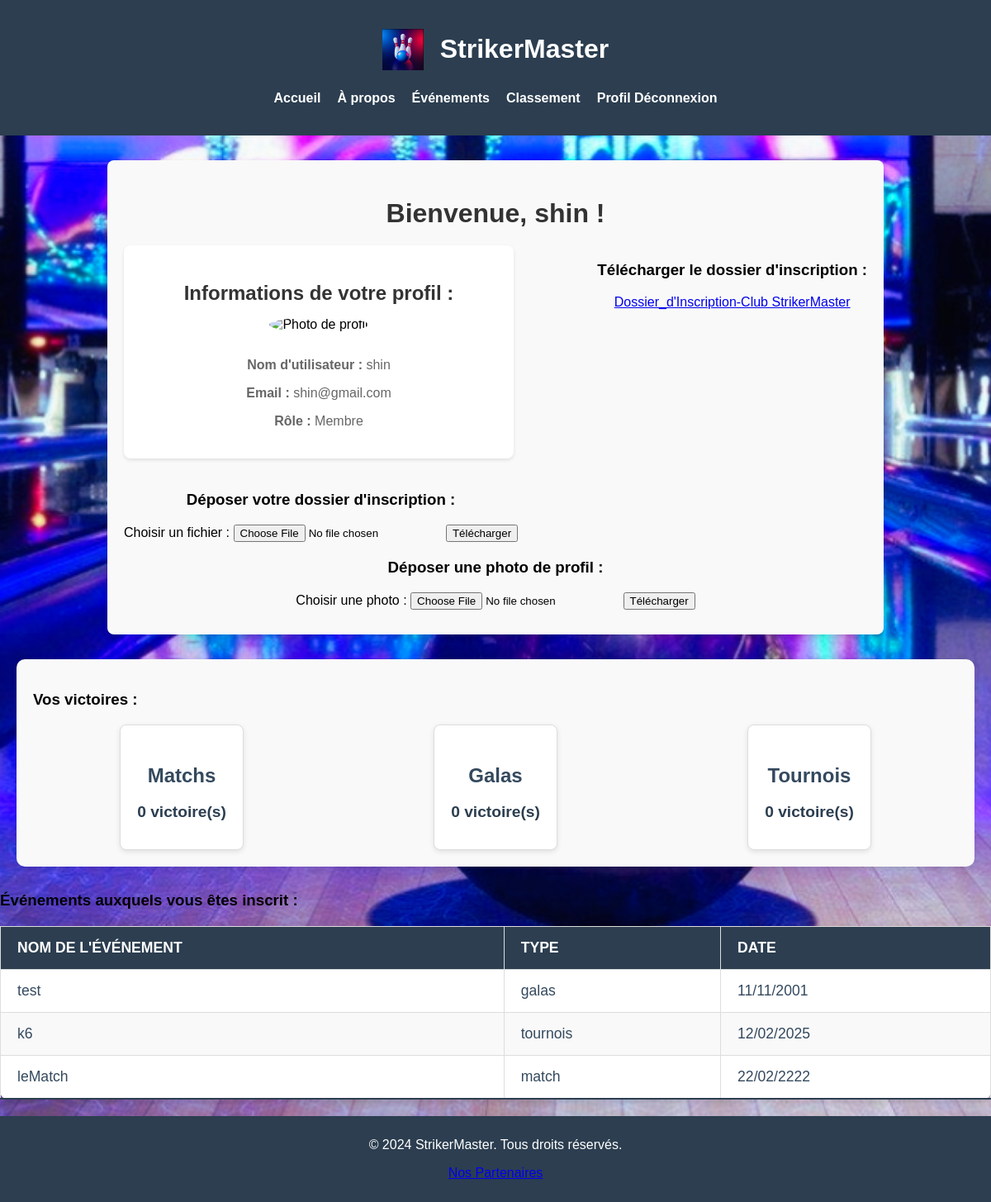
Screenshot of /profile.php (signed in) with the database file from the repository.
### tables this page shows
CREATE TABLE IF NOT EXISTS `users` (
  `id` int NOT NULL AUTO_INCREMENT,
  `username` varchar(50) NOT NULL,
  `password` varchar(255) NOT NULL,
  `email` varchar(100) NOT NULL,
  `role` enum('admin','member') NOT NULL DEFAULT 'member',
  `profile_photo` varchar(255) DEFAULT NULL,
  `victoire_gala` int DEFAULT '0',
  `victoire_tournois` int DEFAULT '0',
  `victoire_match` int DEFAULT '0',
  `dossier` varchar(255) DEFAULT NULL,
  PRIMARY KEY (`id`)
);

CREATE TABLE IF NOT EXISTS `calendrier` (
  `id` int NOT NULL AUTO_INCREMENT,
  `nom_event` varchar(255) NOT NULL,
  `type_event` enum('match','tournois','galas') NOT NULL,
  `date_event` date NOT NULL,
  PRIMARY KEY (`id`)
);

### profile.php (the view, shortened to what this page needs)
<?php
$host = '127.0.0.1';
$dbname = 'strikermaster';
$username = 'root';
$password = '';
try {
    $pdo = new PDO("mysql:host=$host;dbname=$dbname;charset=utf8mb4", $username, $password);
    $pdo->setAttribute(PDO::ATTR_ERRMODE, PDO::ERRMODE_EXCEPTION);
} catch (PDOException $e) {
    die("Erreur de connexion à la base de données : " . $e->getMessage());
}
$user_id = $_SESSION['user_id'];
try {
    $stmt = $pdo->prepare("
        SELECT c.nom_event, c.type_event, DATE_FORMAT(c.date_event, '%d/%m/%Y') AS date_event_formatted
        FROM inscriptions i
        JOIN calendrier c ON i.event_id = c.id
        WHERE i.user_id = :user_id
        ORDER BY c.date_event ASC
    ");
    $stmt->execute(['user_id' => $user_id]);
    $userEvents = $stmt->fetchAll(PDO::FETCH_ASSOC);
} catch (PDOException $e) {
    die("Erreur lors de la récupération des événements : " . $e->getMessage());
}
try {
    $stmtVictories = $pdo->prepare("
        SELECT victoire_match, victoire_gala, victoire_tournois
        FROM users
        WHERE id = :user_id
    ");
    $stmtVictories->execute(['user_id' => $user_id]);
    $victories = $stmtVictories->fetch(PDO::FETCH_ASSOC);
    $matchVictories = $victories['victoire_match'];
    $galaVictories = $victories['victoire_gala'];
    $tournoiVictories = $victories['victoire_tournois'];
} catch (PDOException $e) {
    die("Erreur lors de la récupération des victoires : " . $e->getMessage());
}
?>
<!DOCTYPE html>
<html lang="fr">
<head>
    <link rel="stylesheet" href="styles.css">
</head>
<body>
    <header>
        <div class="logo">
            <img src="logo.png" alt="Logo StrikerMaster">
            <h1>StrikerMaster</h1>
        </div>
        <nav>
            <ul>
                <li><a href="index.php">Accueil</a></li>
                <li><a href="about.php">À propos</a></li>
                <li><a href="events.php">Événements</a></li>
                <li><a href="classement.php">Classement</a></li>
                <li>
                    <?php if (isset($_SESSION['username'])): ?>
                        <a href="profile.php">Profil</a>
                        <a href="deconnexion.php">Déconnexion</a>
                    <?php else: ?>
                        <a href="connexion.php">Connexion</a>
                    <?php endif; ?>
                </li>
            </ul>
        </nav>
    </header>
    <main>
        <section class="profile-container">
            <h2>Bienvenue, <?= htmlspecialchars($_SESSION['username']); ?> !</h2>
            <div class="profile-details">
                <div class="profile-info">
                    <h3>Informations de votre profil :</h3>
                    <img
                        src="<?= isset($_SESSION['profile_photo']) ? htmlspecialchars($_SESSION['profile_photo']) : 'default_profile.png'; ?>"
                        alt="Photo de profil"
                        class="profile-photo"
                    >
                    <p><strong>Nom d'utilisateur :</strong> <?= htmlspecialchars($_SESSION['username']); ?></p>
                    <p><strong>Email :</strong> <?= htmlspecialchars($_SESSION['email']); ?></p>
                    <p><strong>Rôle :</strong> <?= htmlspecialchars($_SESSION['role'] === 'admin' ? 'Administrateur' : 'Membre'); ?></p>
                </div>
                <section class="download-section">
                    <h3>Télécharger le dossier d'inscription :</h3>
                    <p><a href="Dossier d'Inscription - Club StrikerMaster" download>Dossier_d'Inscription-Club StrikerMaster</a></p>
                </section>
                <section class="upload-dossier">
                    <h3>Déposer votre dossier d'inscription :</h3>
                    <form action="upload_dossier.php" method="POST" enctype="multipart/form-data">
                        <label for="dossier-upload">Choisir un fichier :</label>
                        <input type="file" name="dossier" id="dossier-upload" accept=".pdf, .odt" required>
                        <button type="submit" name="upload_dossier">Télécharger</button>
                    </form>
                </section>
            </div>
            <div class="upload-section">
                <h3>Déposer une photo de profil :</h3>
                <form action="upload_photo.php" method="POST" enctype="multipart/form-data">
                    <label for="photo-upload">Choisir une photo :</label>
                    <input type="file" name="profile_photo" id="photo-upload" accept="image/*" required>
                    <button type="submit" name="upload_photo">Télécharger</button>
                </form>
            </div>
        </section>
        <section class="user-victories">
            <h3>Vos victoires :</h3>
            <div class="victory-counters">
                <div class="victory-counter">
                    <h4>Matchs</h4>
                    <p><strong><?= $matchVictories; ?></strong> victoire(s)</p>
                </div>
                <div class="victory-counter">
                    <h4>Galas</h4>
                    <p><strong><?= $galaVictories; ?></strong> victoire(s)</p>
                </div>
                <div class="victory-counter">
                    <h4>Tournois</h4>
                    <p><strong><?= $tournoiVictories; ?></strong> victoire(s)</p>
                </div>
            </div>
        </section>
        <section class="user-events">
            <h3>Événements auxquels vous êtes inscrit :</h3>
            <?php if (count($userEvents) > 0): ?>
                <table>
                    <thead>
                        <tr>
                            <th>Nom de l'événement</th>
                            <th>Type</th>
                            <th>Date</th>
                        </tr>
                    </thead>
                    <tbody>
                        <?php foreach ($userEvents as $event): ?>
                            <tr>
                                <td><?= htmlspecialchars($event['nom_event']); ?></td>
                                <td><?= htmlspecialchars($event['type_event']); ?></td>
                                <td><?= htmlspecialchars($event['date_event_formatted']); ?></td>
                            </tr>
                        <?php endforeach; ?>
                    </tbody>
                </table>
            <?php else: ?>
                <p>Vous n'êtes inscrit à aucun événement pour le moment.</p>
            <?php endif; ?>
        </section>
    </main>
    <footer>
        <p>&copy; 2024 StrikerMaster. Tous droits réservés.</p>
        <p><a href="partenaire.php">Nos Partenaires</a></p>
    </footer>
</body>
</html>

### styles.css (style rules this page uses)
body { font-family: Arial, sans-serif; margin: 0; padding: 0; background-image: url('background.png'); background-size: cover; display: flex; flex-direction: column; min-height: 100vh; }
header { background-color: #2c3e50; color: #ffffff; padding: 20px; text-align: center; }
header .logo { display: flex; align-items: center; justify-content: center; gap: 10px; }
header .logo img { height: 50px; margin-right: 10px; }
header nav ul { list-style: none; padding: 0; display: flex; justify-content: center; gap: 20px; margin-top: 10px; }
header nav ul li { display: inline; }
header nav ul li a { text-decoration: none; color: #ffffff; font-weight: bold; }
.profile-container { margin: 30px auto; width: 80%; max-width: 900px; background-color: #f9f9f9; padding: 20px; border-radius: 8px; box-shadow: 0 4px 6px rgba(0, 0, 0, 0.1); text-align: center; }
.profile-container h2 { font-size: 2rem; margin-bottom: 20px; color: #333; }
.profile-details { display: flex; justify-content: space-between; flex-wrap: wrap; }
.profile-info, .profile-actions { background-color: #fff; padding: 20px; border-radius: 8px; box-shadow: 0 2px 4px rgba(0, 0, 0, 0.1); width: 48%; margin-bottom: 20px; }
.profile-info h3, .profile-actions h3 { font-size: 1.5rem; margin-bottom: 15px; color: #333; }
.profile-info p, .profile-actions ul { font-size: 1rem; color: #666; }
.profile-photo { width: 150px; height: 150px; border-radius: 50%; object-fit: cover; margin-bottom: 15px; }
.upload-section { margin-top: 20px; }
.upload-section input[type="file"] { margin-bottom: 10px; }
table { width: 100%; border-collapse: collapse; margin: 20px 0; font-size: 1.1em; text-align: left; border-radius: 10px; box-shadow: 0 4px 6px rgba(0, 0, 0, 0.1); background-color: #ffffff; }
table thead tr { background-color: #2c3e50; color: #ffffff; text-align: left; font-weight: bold; border-radius: 10px; }
table th, table td { padding: 15px 20px; border: 1px solid #ddd; }
table tbody tr:nth-child(even) { background-color: #f9f9f9; }
table tbody tr:last-child { border-bottom: 2px solid #2c3e50; }
table th { text-transform: uppercase; }
table td { color: #34495e; }
.user-victories { margin: 30px 20px; padding: 20px; background-color: #f9f9f9; border-radius: 10px; box-shadow: 0 2px 8px rgba(0, 0, 0, 0.1); }
.victory-counters { display: flex; justify-content: space-around; gap: 20px; text-align: center; }
.victory-counter { background-color: #ffffff; border: 1px solid #ddd; border-radius: 8px; padding: 15px 20px; box-shadow: 0 2px 6px rgba(0, 0, 0, 0.1); transition: transform 0.3s ease, box-shadow 0.3s ease; }
.victory-counter h4 { font-size: 1.5rem; color: #34495e; margin-bottom: 10px; }
.victory-counter p { font-size: 1.2rem; color: #2c3e50; font-weight: bold; }
footer { text-align: center; padding: 10px 0; background-color: #2c3e50; color: #ffffff; margin-top: auto; }

### rows the page displays
users: victoire_match "0", victoire_gala "0", victoire_tournois "0"
calendrier: nom_event "test", type_event "galas", date_event_formatted "11/11/2001"
calendrier: nom_event "k6", type_event "tournois", date_event_formatted "12/02/2025"
calendrier: nom_event "leMatch", type_event "match", date_event_formatted "22/02/2222"

### other values shown
$_SESSION['username'] "shin"
$_SESSION['email'] "shin@gmail.com"
$_SESSION['role'] === 'admin' ? 'Administrateur' : 'Membre' "Membre"
